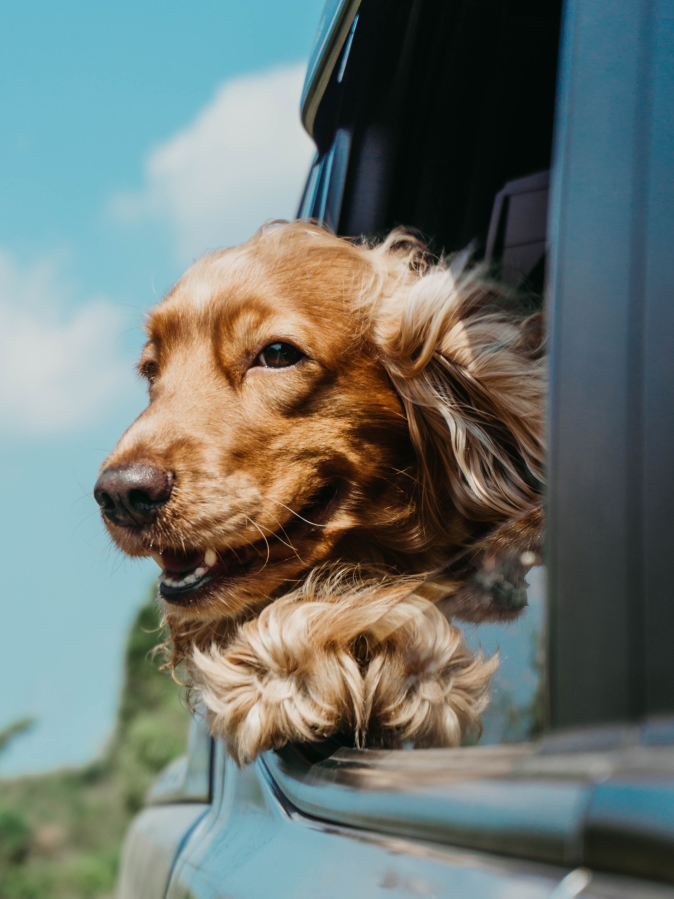
#> input picture Dog2.jpg, 3369 x 4492 px (shown at 1/5 size)
$ python contor_detection.py
#> lines starting #> are read from the running program, lines starting #| are printed output that depends on the picture; after the words box and inside, x2 and y2 are one past the last pixel; in counts of white or black regions, pixels touching at a corner belong together
#> further down, img is the input picture: shape (4492, 3369, 3); mean B, G, R 112.6, 117.7, 108.7
import cv2 as cv
import numpy as np

def rescale(frame, scale = .15):
#> called with scale = 0.15
    height = int(frame.shape[0] * scale)
#> height = 673
    width = int(frame.shape[1] * scale)
#> width = 505
    dim = (width, height)
#> dim = (505, 673)

    return cv.resize(frame, dim, interpolation = cv.INTER_AREA)
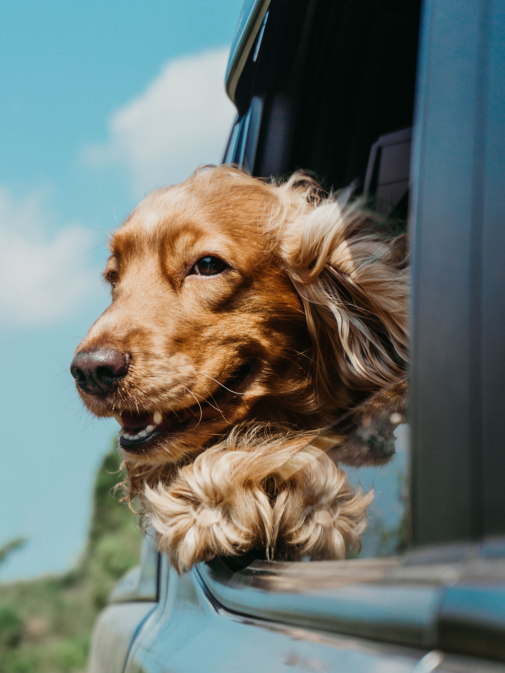
#> returned value: shape (673, 505, 3); mean of channels 0, 1, 2 112.6, 117.7, 108.7; drawn as B, G, R

img = cv.imread('Dog2.jpg')
img = rescale(img)
cv.imshow("DOG", img)

#Blank image
blank = np.zeros(img.shape, dtype= 'uint8')
cv.imshow("BLANK", blank)

gray_scaled = cv.cvtColor(img, cv.COLOR_RGB2GRAY)
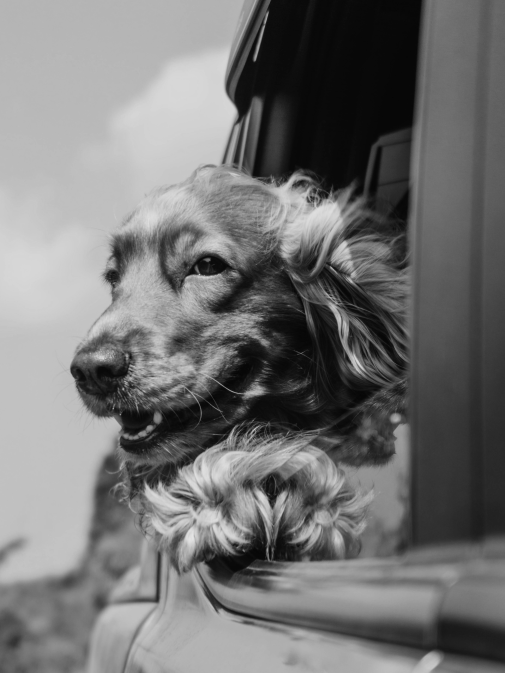
#> gray_scaled: shape (673, 505); min 5, max 228, mean 115.2
cv.imshow("Gray Scale Image", gray_scaled)

#blur = cv.GaussianBlur(gray_scaled, (5,5), cv.BORDER_DEFAULT)
#cv.imshow("Blured", blur)


"""cann = cv.Canny(blur, 125, 175)
cv.imshow("Edges", cann)
"""
#RETR_EXTERNAL
#RETR_TREE

ret, thres = cv.threshold(gray_scaled, 125, 225, cv.THRESH_BINARY)
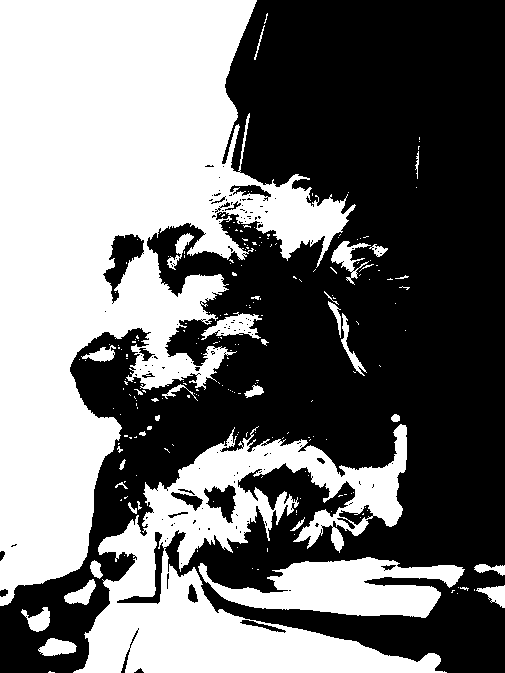
#> thres: shape (673, 505); values 0 (black) and 225 (white), 45.4% white; 218 white regions (183 under 20 px)
cv.imshow("Thresh", thres)

contours, higherarcies = cv.findContours(thres, cv.RETR_LIST, cv.CHAIN_APPROX_NONE)
#> contours = 440 contours, 394 with area under 20; largest, box (x1, y1, x2, y2) and area: (0, 0, 356, 606) 103560, (73, 424, 447, 673) 36758, (198, 557, 465, 618) 8742, (102, 233, 145, 304) 1280, (116, 531, 165, 605) 748; higherarcies = 440 rows, first 6: [1, -1, -1, -1], [2, 0, -1, -1], [3, 1, -1, -1], [4, 2, -1, -1], [5, 3, -1, -1], [6, 4, -1, -1]
print(len(contours))
#| 440


#draimg contours
cv.drawContours(blank, contours, -1, (0, 0, 255), 1)
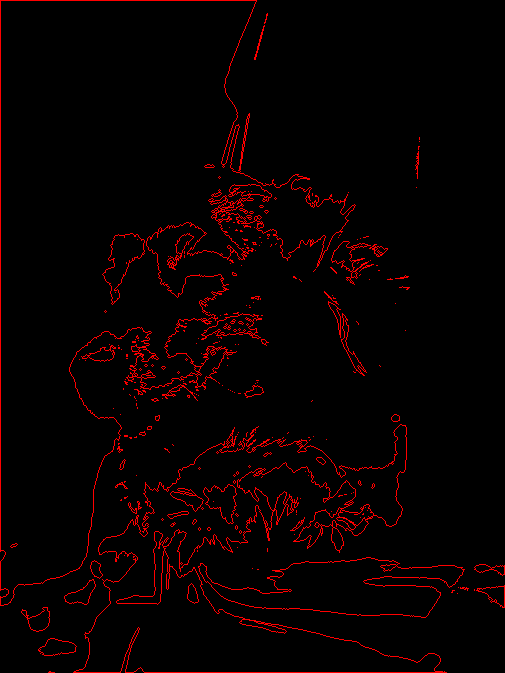
#> blank: shape (673, 505, 3); mean of channels 0, 1, 2 0, 0, 8.9; drawn as B, G, R
cv.imshow("drawn", blank)

cv.waitKey(0)
